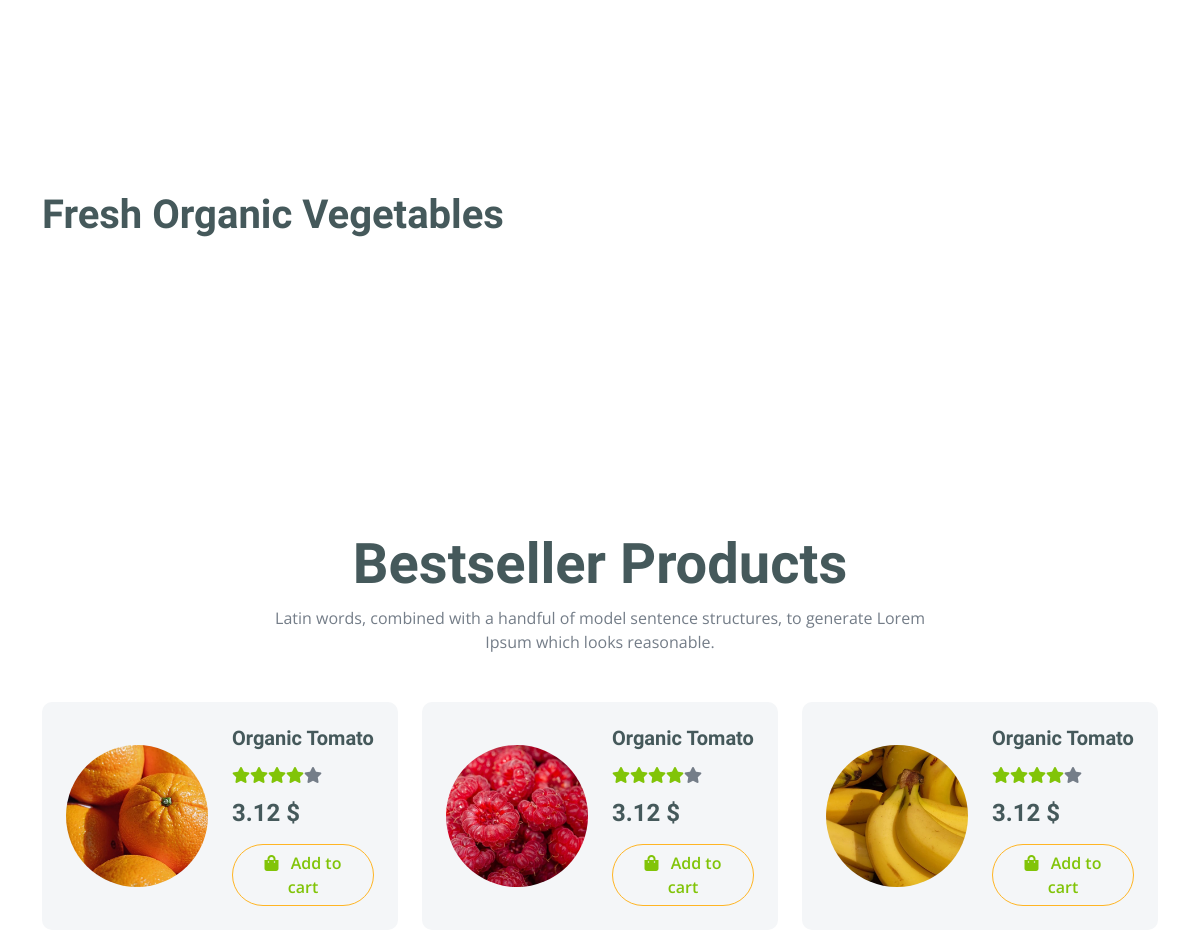
/ (middle part), run on an earlier commit of the app's database.
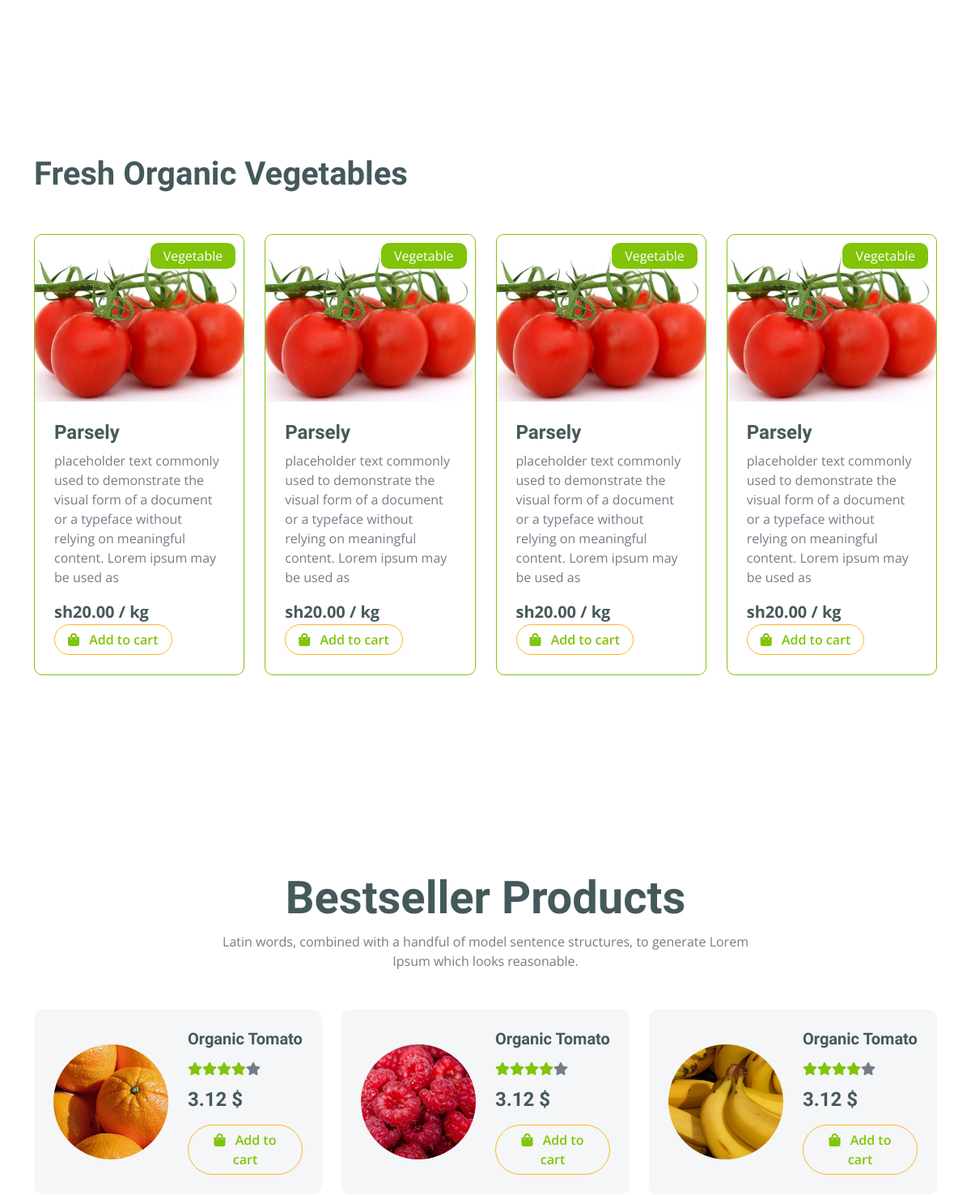
And on a later commit of the database.
### grocery/models.py (models this page shows)
class Vegetable(models.Model):
    name = models.CharField(blank=False, max_length=100)
    text = models.TextField(blank=False, default='text')
    price = models.DecimalField(max_digits=6, decimal_places=2, )
    image = models.ImageField(upload_to='vesitables')

### grocery/views.py (the view)
# urls.py: 2. Add a URL to urlpatterns:  path('', views.home, name='home')
def home(request):
    hero = Hero.objects.all()[0]
    veg = Vegetable.objects.all()
    context = {"nav":"index", "hero": hero, "veg": veg}
    return render(request, 'index.html', context)

### grocery/templates/index.html (shortened to what this page needs)
{% extends 'master.html' %}
{% load static %}
{% block main %}
        <div class="container-fluid service py-5">
            <div class="container py-5">
            </div>
        </div>
        <div class="container-fluid vesitable py-5">
            <div class="container py-5">
                <h1 class="mb-0">Fresh Organic Vegetables</h1>
                <div class="owl-carousel vegetable-carousel justify-content-center">
                    {% for x in veg %}
                    <div class="border border-primary rounded position-relative vesitable-item">
                        <div class="vesitable-img">
                            <img src="http//:http://127.0.0.1:9000//media/{{ x.image }}" class="img-fluid w-100 rounded-top" alt="">
                        </div>
                        <div class="text-white bg-primary px-3 py-1 rounded position-absolute" style="top: 10px; right: 10px;">Vegetable</div>
                        <div class="p-4 rounded-bottom">
                            <h4>{{ x.name }}</h4>
                            <p>{{ x.text }}</p>
                            <div class="d-flex justify-content-between flex-lg-wrap">
                                <p class="text-dark fs-5 fw-bold mb-0">sh{{ x.price }} / kg</p>
                                <a href="#" class="btn border border-secondary rounded-pill px-3 text-primary"><i class="fa fa-shopping-bag me-2 text-primary"></i> Add to cart</a>
                            </div>
                        </div>
                    </div>
                    {% endfor %}
                </div>
            </div>
        </div>
        <div class="container-fluid py-5">
            <div class="container py-5">
                <div class="text-center mx-auto mb-5" style="max-width: 700px;">
                    <h1 class="display-4">Bestseller Products</h1>
                    <p>Latin words, combined with a handful of model sentence structures, to generate Lorem Ipsum which looks reasonable.</p>
                </div>
                <div class="row g-4">
                    <div class="col-lg-6 col-xl-4">
                        <div class="p-4 rounded bg-light">
                            <div class="row align-items-center">
                                <div class="col-6">
                                    <img src="{% static 'img/best-product-1.jpg' %}" class="img-fluid rounded-circle w-100" alt="">
                                </div>
                                <div class="col-6">
                                    <a href="#" class="h5">Organic Tomato</a>
                                    <div class="d-flex my-3">
                                        <i class="fas fa-star text-primary"></i>
                                        <i class="fas fa-star text-primary"></i>
                                        <i class="fas fa-star text-primary"></i>
                                        <i class="fas fa-star text-primary"></i>
                                        <i class="fas fa-star"></i>
                                    </div>
                                    <h4 class="mb-3">3.12 $</h4>
                                    <a href="#" class="btn border border-secondary rounded-pill px-3 text-primary"><i class="fa fa-shopping-bag me-2 text-primary"></i> Add to cart</a>
                                </div>
                            </div>
                        </div>
                    </div>
                    <div class="col-lg-6 col-xl-4">
                        <div class="p-4 rounded bg-light">
                            <div class="row align-items-center">
                                <div class="col-6">
                                    <img src="{% static 'img/best-product-2.jpg' %}" class="img-fluid rounded-circle w-100" alt="">
                                </div>
                                <div class="col-6">
                                    <a href="#" class="h5">Organic Tomato</a>
                                    <div class="d-flex my-3">
                                        <i class="fas fa-star text-primary"></i>
                                        <i class="fas fa-star text-primary"></i>
                                        <i class="fas fa-star text-primary"></i>
                                        <i class="fas fa-star text-primary"></i>
                                        <i class="fas fa-star"></i>
                                    </div>
                                    <h4 class="mb-3">3.12 $</h4>
                                    <a href="#" class="btn border border-secondary rounded-pill px-3 text-primary"><i class="fa fa-shopping-bag me-2 text-primary"></i> Add to cart</a>
                                </div>
                            </div>
                        </div>
                    </div>
                    <div class="col-lg-6 col-xl-4">
                        <div class="p-4 rounded bg-light">
                            <div class="row align-items-center">
                                <div class="col-6">
                                    <img src="{% static 'img/best-product-3.jpg' %}" class="img-fluid rounded-circle w-100" alt="">
                                </div>
                                <div class="col-6">
                                    <a href="#" class="h5">Organic Tomato</a>
                                    <div class="d-flex my-3">
                                        <i class="fas fa-star text-primary"></i>
                                        <i class="fas fa-star text-primary"></i>
                                        <i class="fas fa-star text-primary"></i>
                                        <i class="fas fa-star text-primary"></i>
                                        <i class="fas fa-star"></i>
                                    </div>
                                    <h4 class="mb-3">3.12 $</h4>
                                    <a href="#" class="btn border border-secondary rounded-pill px-3 text-primary"><i class="fa fa-shopping-bag me-2 text-primary"></i> Add to cart</a>
                                </div>
                            </div>
                        </div>
                    </div>
                </div>
            </div>
        </div>
{% endblock %}

### grocery/templates/master.html (shortened to what this page needs)
{% load static %}
<!DOCTYPE html>
<html lang="en">
    <head>
        <link rel="stylesheet" href="https://use.fontawesome.com/releases/v5.15.4/css/all.css"/>
        <link href="https://cdn.jsdelivr.net/npm/bootstrap-icons@1.4.1/font/bootstrap-icons.css" rel="stylesheet">
        <link href="{% static 'lib/lightbox/css/lightbox.min.css' %}" rel="stylesheet">
        <link href="{% static 'lib/owlcarousel/assets/owl.carousel.min.css' %}" rel="stylesheet">
        <link href="{% static 'css/bootstrap.min.css' %}" rel="stylesheet">
        <link href="{% static 'css/style.css' %}" rel="stylesheet">
    </head>
    <body>
        {% block main %}
        {% endblock %}
    </body>
</html>

### grocery/static/css/style.css (style rules this page uses)
.btn { font-weight: 600; transition: .5s; }
.btn.border-secondary { transition: 0.5s; }
.vesitable .vesitable-item { height: 100%; transition: 0.5s; }
.vesitable .vesitable-item .vesitable-img { overflow: hidden; transition: 0.5s; border-radius: 10px 10px 0 0; }
.vesitable .vesitable-item .vesitable-img img { transition: 0.5s; }

What changed in the data, as far as the page shows it:
added Vegetable: image (picture), name "Parsely", text "placeholder text commonly used to demonstrate the visual form of a document or a typeface without relying on meaningful content. Lorem ipsum may be used as", price "20.00"
